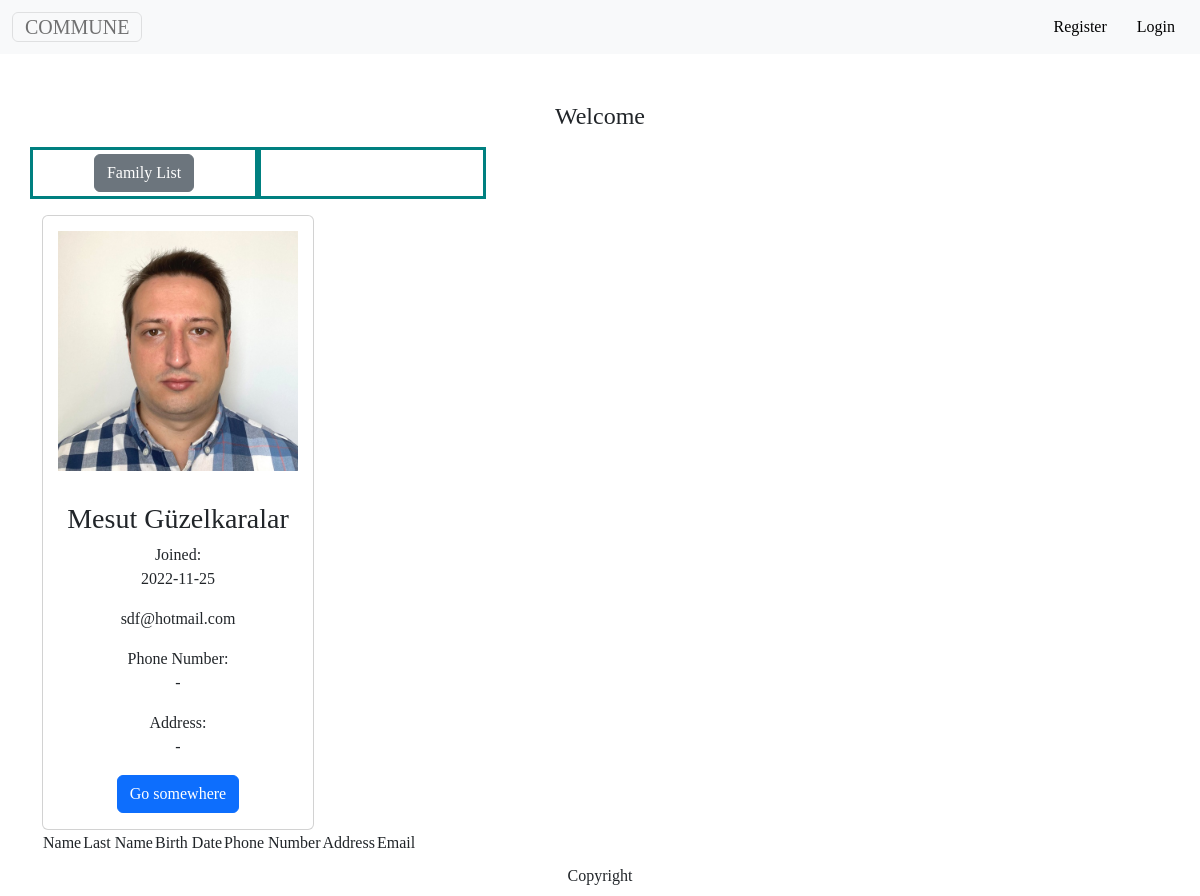
/home/family/list/contact_details?id=34, run on the app's committed database.
### tables this page shows
CREATE TABLE members (
    id INTEGER NOT NULL PRIMARY KEY,
    extended_family_id INTEGER,
    family_id INTEGER,
    login_name TEXT NOT NULL UNIQUE, 
    password_hash TEXT NOT NULL,  
    registration_date REAL NOT NULL,
    name TEXT NOT NULL,
    last_name TEXT NOT NULL,
    birth_date REAL NOT NULL,
    email TEXT NOT NULL,
    phone_number TEXT,
    address TEXT,
    living TEXT NOT NULL,
    FOREIGN KEY (extended_family_id) REFERENCES extended_families(id)
    FOREIGN KEY (family_id) REFERENCES families(id)
);

### app.py (the view)
@app.route("/home/family/list/contact_details", methods=["POST", "GET"])
def family_member_contact():
    print(request.args.get('id'))
    contact = cur.execute("SELECT *, datetime(registration_date) FROM members WHERE id = ?", (request.args.get('id'),))
    return render_template("family_member_contact.html", contact=contact)

### helpers.py (called while the page is built)
def date(date_time):
    date = (datetime.strptime(date_time, '%Y-%m-%d %H:%M:%S') + timedelta(hours=3)).date()
    return date

### templates/family_member_contact.html (shortened to what this page needs)
{% extends "index.html" %}
{% block main %}
    <h4 class="text-center mb-3">Welcome </h4>
    <div class="container">
        <div class="row row-cols-5 mb-3">
            <div class="col">
                <a class="btn btn-secondary mt-1 mb-1"  href="{{ url_for('family_list', family_id=session['family_id'] ) }}">Family List</a>
            </div>
            <div class="col">
            </div>
        </div>
    </div>
    <div class="container">
        {% for contact in contact %}
            <div class="card" style="width: 17rem;">
                <img style="padding: 15px;" src="{{ url_for('static', filename='profile_pictures/' + (contact['id'] | string ) + '.jpg' ) }}" class="card-img-top" alt="...">
                <div class="card-body">
                  <h3 class="card-title">{{contact['name']}} {{contact['last_name']}}</h3>
                  <p class="card-text mb-0">Joined:</p>
                  <p class="card-text">{{contact['datetime(registration_date)'] | date}}</p>
                  <p class="card-text">{{contact['email']}}</p>
                  <p class="card-text mb-0">Phone Number:</p>
                  {% if contact['phone_number'] %}
                      <p class="card-text">{{contact['phone_number']}}</p>
                  {% else %}
                      <p class="card-text">-</p>
                  {% endif %}
                  <p class="card-text mb-0">Address:</p>
                  {% if contact['address'] %}
                      <p class="card-text">{{contact['address']}}</p>
                  {% else %}
                      <p class="card-text">-</p>
                  {% endif %}
                  <a href="#" class="btn btn-primary">Go somewhere</a>
                </div>
            </div>
        {% endfor %}
        <table>
            <thead>
                <tr>
                    <td>Name</td>
                    <td>Last Name</td>
                    <td>Birth Date</td>
                    <td>Phone Number</td>
                    <td>Address</td>
                    <td>Email</td>
                </tr>
            </thead>
        </table>
    </div>
{% endblock %}

### static/style.css (style rules this page uses)
body { font-family: Georgia, serif; }
.col { border: solid; border-color:teal; border-width: 3px; }

### data on the page
members: name "Mesut", last_name "Güzelkaralar", contact "2022-11-25", email "sdf@hotmail.com"
